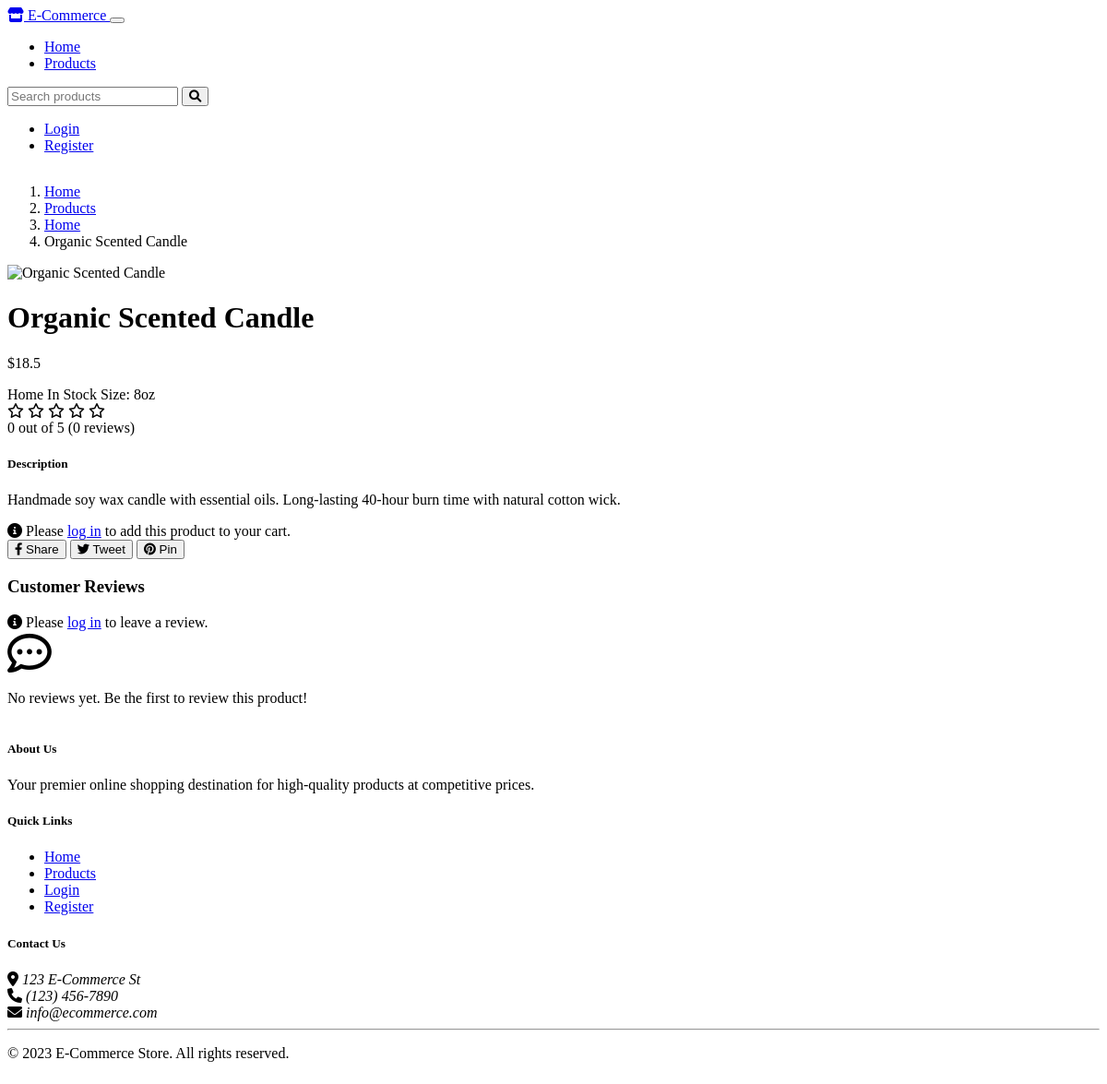
/shop/product/3, run on the app's committed database.
### tables this page shows
CREATE TABLE products (
        id INTEGER PRIMARY KEY AUTOINCREMENT,
        name TEXT NOT NULL,
        description TEXT NOT NULL,
        price REAL NOT NULL,
        image_url TEXT,
        category TEXT NOT NULL,
        stock INTEGER NOT NULL DEFAULT 0,
        created_at TIMESTAMP NOT NULL DEFAULT CURRENT_TIMESTAMP
    , size TEXT);

### shop.py (the view)
@shop_bp.route('/product/<int:product_id>')
def product_detail(product_id):
    product = Product.get_by_id(product_id)
    if not product:
        flash('Product not found.', 'danger')
        return redirect(url_for('shop.products'))
    reviews = Review.get_by_product(product_id)
    average_rating = Review.get_average_rating(product_id)
    conn = get_db_connection()
    related_products = conn.execute('''
        SELECT * FROM products
        WHERE category = ? AND id != ?
        ORDER BY id DESC LIMIT 4
    ''', (product['category'], product_id)).fetchall()
    conn.close()
    return render_template('shop/product_detail.html',
                          product=product,
                          related_products=related_products,
                          reviews=reviews,
                          average_rating=average_rating)

### app.py (called while the page is built)
def get_db_connection():
    conn = sqlite3.connect(DATABASE)
    conn.row_factory = sqlite3.Row
    return conn

### models.py (called while the page is built)
    @staticmethod
    def get_by_id(product_id):
        conn = get_db_connection()
        product = conn.execute('SELECT * FROM products WHERE id = ?', (product_id,)).fetchone()
        conn.close()
        return product

    @staticmethod
    def get_by_product(product_id):
        conn = get_db_connection()
        reviews = conn.execute('''
            SELECT r.*, u.username
            FROM reviews r
            JOIN users u ON r.user_id = u.id
            WHERE r.product_id = ?
            ORDER BY r.created_at DESC
        ''', (product_id,)).fetchall()
        conn.close()
        return reviews

    @staticmethod
    def get_average_rating(product_id):
        conn = get_db_connection()
        result = conn.execute('''
            SELECT AVG(rating) as avg_rating, COUNT(*) as count
            FROM reviews
            WHERE product_id = ?
        ''', (product_id,)).fetchone()
        conn.close()
        if result and result['count'] > 0:
            return {
                'avg_rating': round(result['avg_rating'], 1),
                'count': result['count']
            }
        else:
            return {
                'avg_rating': 0,
                'count': 0
            }

### templates/shop/product_detail.html (shortened to what this page needs)
{% extends 'base.html' %}
{% block content %}
<div class="container">
    <div class="row mb-4">
        <div class="col-12">
            <nav aria-label="breadcrumb">
                <ol class="breadcrumb">
                    <li class="breadcrumb-item"><a href="{{ url_for('index') }}">Home</a></li>
                    <li class="breadcrumb-item"><a href="{{ url_for('shop.products') }}">Products</a></li>
                    <li class="breadcrumb-item"><a href="{{ url_for('shop.products', category=product.category) }}">{{ product.category }}</a></li>
                    <li class="breadcrumb-item active" aria-current="page">{{ product.name }}</li>
                </ol>
            </nav>
        </div>
    </div>
    <div class="row mb-5">
        <div class="col-md-6 mb-4">
            <div class="card">
                <div class="card-body text-center">
                    {% if product.image_url %}
                        <img src="{{ product.image_url }}" class="img-fluid product-image" alt="{{ product.name }}">
                    {% else %}
                        <div class="py-5">
                            <i class="fas fa-image fa-8x text-muted"></i>
                        </div>
                    {% endif %}
                </div>
            </div>
        </div>
        <div class="col-md-6">
            <h1 class="mb-3">{{ product.name }}</h1>
            <p class="fs-3 fw-bold text-primary mb-3">${{ product.price }}</p>
            <div class="mb-3">
                <span class="badge bg-secondary">{{ product.category }}</span>
                {% if product.stock > 10 %}
                    <span class="badge bg-success">In Stock</span>
                {% elif product.stock > 0 %}
                    <span class="badge bg-warning">Low Stock ({{ product.stock }} left)</span>
                {% else %}
                    <span class="badge bg-danger">Out of Stock</span>
                {% endif %}
                {% if product.size %}
                    <span class="badge bg-info">Size: {{ product.size }}</span>
                {% endif %}
                {% if average_rating %}
                <div class="mt-2">
                    <div class="d-flex align-items-center">
                        <div class="ratings">
                            {% for i in range(5) %}
                                {% if i < average_rating.avg_rating|int %}
                                    <i class="fas fa-star text-warning"></i>
                                {% elif i < average_rating.avg_rating|round(0, 'ceil')|int and average_rating.avg_rating % 1 != 0 %}
                                    <i class="fas fa-star-half-alt text-warning"></i>
                                {% else %}
                                    <i class="far fa-star text-warning"></i>
                                {% endif %}
                            {% endfor %}
                        </div>
                        <span class="ms-2">{{ average_rating.avg_rating }} out of 5 ({{ average_rating.count }} reviews)</span>
                    </div>
                </div>
                {% endif %}
            </div>
            <div class="mb-4">
                <h5>Description</h5>
                <p>{{ product.description }}</p>
            </div>
            {% if current_user.is_authenticated and product.stock > 0 %}
                <form class="add-to-cart-form mb-4" action="{{ url_for('cart.add_to_cart', product_id=product.id) }}" method="POST">
                    <div class="row g-3">
                        <div class="col-md-4">
                            <label for="quantity" class="form-label">Quantity</label>
                            <input type="number" class="form-control" id="quantity" name="quantity" value="1" min="1" max="{{ product.stock }}">
                        </div>
                        <div class="col-md-8 d-flex align-items-end">
                            <button type="submit" class="btn btn-primary btn-lg w-100">
                                <i class="fas fa-cart-plus"></i> Add to Cart
                            </button>
                        </div>
                    </div>
                </form>
            {% elif not current_user.is_authenticated %}
                <div class="alert alert-info mb-4">
                    <i class="fas fa-info-circle"></i> Please <a href="{{ url_for('auth.login') }}">log in</a> to add this product to your cart.
                </div>
            {% elif product.stock <= 0 %}
                <div class="alert alert-danger mb-4">
                    <i class="fas fa-exclamation-circle"></i> This product is currently out of stock.
                </div>
            {% endif %}
            <div class="d-flex gap-2 mb-4">
                <button class="btn btn-sm btn-outline-primary">
                    <i class="fab fa-facebook-f"></i> Share
                </button>
                <button class="btn btn-sm btn-outline-info">
                    <i class="fab fa-twitter"></i> Tweet
                </button>
                <button class="btn btn-sm btn-outline-danger">
                    <i class="fab fa-pinterest"></i> Pin
                </button>
            </div>
        </div>
    </div>
    <div class="row mb-5">
        <div class="col-12">
            <h3 class="mb-4">Customer Reviews</h3>
            {% if current_user.is_authenticated %}
                <div class="card mb-4">
                    <div class="card-header">
                        <h5 class="mb-0">Write a Review</h5>
                    </div>
                    <div class="card-body">
                        <form method="POST" action="{{ url_for('shop.add_review', product_id=product.id) }}">
                            <div class="mb-3">
                                <label class="form-label">Rating*</label>
                                <div class="rating-input">
                                    <div class="form-check form-check-inline">
                                        <input class="form-check-input" type="radio" name="rating" id="rating1" value="1" required>
                                        <label class="form-check-label" for="rating1">1</label>
                                    </div>
                                    <div class="form-check form-check-inline">
                                        <input class="form-check-input" type="radio" name="rating" id="rating2" value="2">
                                        <label class="form-check-label" for="rating2">2</label>
                                    </div>
                                    <div class="form-check form-check-inline">
                                        <input class="form-check-input" type="radio" name="rating" id="rating3" value="3">
                                        <label class="form-check-label" for="rating3">3</label>
                                    </div>
                                    <div class="form-check form-check-inline">
                                        <input class="form-check-input" type="radio" name="rating" id="rating4" value="4">
                                        <label class="form-check-label" for="rating4">4</label>
                                    </div>
                                    <div class="form-check form-check-inline">
                                        <input class="form-check-input" type="radio" name="rating" id="rating5" value="5">
                                        <label class="form-check-label" for="rating5">5</label>
                                    </div>
                                </div>
                            </div>
                            <div class="mb-3">
                                <label for="comment" class="form-label">Your Review*</label>
                                <textarea class="form-control" id="comment" name="comment" rows="3" required></textarea>
                            </div>
                            <button type="submit" class="btn btn-primary">Submit Review</button>
                        </form>
                    </div>
                </div>
            {% else %}
                <div class="alert alert-info mb-4">
                    <i class="fas fa-info-circle me-2"></i> Please <a href="{{ url_for('auth.login') }}">log in</a> to leave a review.
                </div>
            {% endif %}
            {% if reviews %}
                <div class="reviews-list">
                    {% for review in reviews %}
                        <div class="card mb-3 review-card">
                            <div class="card-body">
                                <div class="d-flex justify-content-between mb-2">
                                    <div>
                                        <h5 class="mb-0">{{ review.username }}</h5>
                                        <div class="text-muted small">{{ review.created_at }}</div>
                                    </div>
                                    <div class="ratings">
                                        {% for i in range(5) %}
                                            {% if i < review.rating %}
                                                <i class="fas fa-star text-warning"></i>
                                            {% else %}
                                                <i class="far fa-star text-warning"></i>
                                            {% endif %}
                                        {% endfor %}
                                    </div>
                                </div>
                                <p class="mb-0">{{ review.comment }}</p>
                                {% if current_user.is_authenticated and (current_user.id == review.user_id or current_user.role == 'admin') %}
                                    <div class="mt-2 text-end">
                                        <form method="POST" action="{{ url_for('shop.delete_review', review_id=review.id, product_id=product.id) }}" class="d-inline">
                                            <button type="submit" class="btn btn-sm btn-danger" onclick="return confirm('Are you sure you want to delete this review?')">
                                                <i class="fas fa-trash"></i> Delete
                                            </button>
                                        </form>
                                    </div>
                                {% endif %}
                            </div>
                        </div>
                    {% endfor %}
                </div>
            {% else %}
                <div class="alert alert-light text-center py-4">
                    <i class="far fa-comment-dots fa-3x mb-3 text-muted"></i>
                    <p class="mb-0">No reviews yet. Be the first to review this product!</p>
                </div>
            {% endif %}
        </div>
    </div>
</div>
{% endblock %}

### static/css/custom.css (style rules this page uses)
body { min-height: 100vh; display: flex; flex-direction: column; }
.product-image { max-height: 400px; object-fit: contain; }

### data on the page
products: category "Home", name "Organic Scented Candle", price "18.5", size "8oz", description "Handmade soy wax candle with essential oils. Long-lasting 40-hour burn time with natural cotton wick."

### other printed values
{{ average_rating.avg_rating }} "0"
{{ average_rating.count }} "0"
